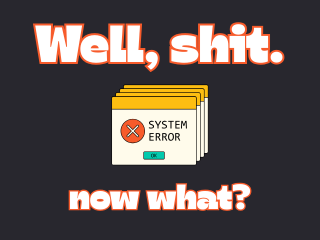
#> input picture modules/photos/photos-fallback.png, 320 x 240 px; its folder holds only this picture in this run
$ python photos-shuffle.py
#> lines starting #> are read from the running program, lines starting #| are printed output that depends on the picture
### scripts/_config.py
#!/usr/bin/env python3
"""Shared environment/config helpers for dashboard scripts."""

from __future__ import annotations

import os
from typing import Any, Callable

Validator = Callable[[str], Any]


def get_env(
    name: str,
    default: Any = None,
    required: bool = False,
    validator: Validator | None = None,
) -> Any:
    """Read and validate an environment variable.

    Args:
        name: Environment variable name.
        default: Value returned when env is unset/blank and not required.
        required: When True, env must be set to a non-empty value.
        validator: Optional callable to transform/validate the raw string value.

    Raises:
        ValueError: If required value is missing or validator rejects the value.
    """

    raw_value = os.getenv(name)
    if raw_value is None or raw_value.strip() == "":
        if required:
            raise ValueError(f"{name} is required but not set.")
        return default

    value = raw_value.strip()
    if validator is None:
        return value

    try:
        return validator(value)
    except ValueError as exc:
        raise ValueError(f"{name} is invalid: {exc}") from exc
    except Exception as exc:  # defensive: normalize unknown validator errors
        raise ValueError(f"{name} is invalid: {exc}") from exc


# [5 lines left out: function report_validation_errors, not called in this run]

### modules/photos/photos-shuffle.py
#!/usr/bin/env python3
"""
photos-shuffle.py

One-shot photo renderer for a 320x240 framebuffer page.

Requirements (pip): Pillow, python-dotenv, google-auth, google-auth-oauthlib,
google-api-python-client.

Configuration (.env):
- Optional: LOCAL_PHOTOS_DIR, GOOGLE_PHOTOS_ALBUM_ID, GOOGLE_PHOTOS_CLIENT_SECRETS_PATH,
  GOOGLE_TOKEN_PATH_PHOTOS, FB_DEVICE, WIDTH, HEIGHT, CACHE_DIR, FALLBACK_IMAGE, LOGO_PATH
- Optional OAuth alternative: GOOGLE_PHOTOS_CLIENT_ID and GOOGLE_PHOTOS_CLIENT_SECRET
  (used when GOOGLE_PHOTOS_CLIENT_SECRETS_PATH file is not present).

OAuth setup:
- Put OAuth client secrets JSON at ~/zero2dash/client_secret.json (or override
  with GOOGLE_PHOTOS_CLIENT_SECRETS_PATH).
- Token path defaults to ~/zero2dash/token_photos.json so it does not
  conflict with calendar scripts that use token.json (override with
  GOOGLE_TOKEN_PATH_PHOTOS if needed).
- On first run, if token is missing/invalid and refresh is unavailable, the
  script starts a local OAuth flow and prints instructions to complete login.
- Loopback OAuth only: complete the browser sign-in on the same machine as the
  script, or use SSH port forwarding to forward the callback port from the Pi.
- Use a Desktop OAuth client. If the Google app is in testing, add your
  account as a test user before first run.
- Since 31 March 2025, Google Photos Library API read access is limited to app-created
  albums and media items. Personal/shared albums should use LOCAL_PHOTOS_DIR,
  optionally populated by Google Drive sync.

Fallback:
- Preferred source is LOCAL_PHOTOS_DIR (default: ~/zero2dash/photos). If it is empty, the
  script can still try Google Photos when configured, then CACHE_DIR, then FALLBACK_IMAGE.
- Ensure local fallback image exists at ~/zero2dash/modules/photos/photos-fallback.png
  (or override with FALLBACK_IMAGE).
"""

from __future__ import annotations

import argparse
import json
import os
import random
import sys
from dataclasses import dataclass
from pathlib import Path
from typing import Any
from urllib.error import HTTPError

MODULE_DIR = Path(__file__).resolve().parent
REPO_ROOT = MODULE_DIR.parents[1]
if str(REPO_ROOT) not in sys.path:
    sys.path.insert(0, str(REPO_ROOT))

from _config import get_env, report_validation_errors

from dotenv import load_dotenv
from google.auth.transport.requests import Request
from google.oauth2.credentials import Credentials
from google_auth_oauthlib.flow import InstalledAppFlow
from PIL import Image, ImageEnhance

SCOPES = ["https://www.googleapis.com/auth/photoslibrary.readonly.appcreateddata"]

def resolve_root() -> Path:
    override = os.environ.get("ZERO2DASH_ROOT", "").strip()
    if override:
        return Path(override).expanduser()
    return REPO_ROOT


DEFAULT_ROOT = resolve_root()
TEST_OUTPUT = Path("/tmp/photos-shuffle-test.png")
LOGO_WIDTH_RATIO = 0.14
LOGO_PADDING_RATIO = 0.03
BRIGHTNESS_FACTOR = 0.75

@dataclass
class Config:
    local_photos_dir: Path
    album_id: str
    drive_folder_id: str
    drive_sync_state_path: Path
    client_secrets_path: Path
    client_id: str
    client_secret: str
    token_path: Path
    fb_device: str
    width: int
    height: int
    cache_dir: Path
    fallback_image: Path
    logo_path: Path
    oauth_port: int
    oauth_open_browser: bool


# [13 lines left out: functions _normalize_scopes, _is_token_compatible_with_photos, not called in this run]


class Log:
    def __init__(self, debug: bool = False) -> None:
        self.debug_enabled = debug

    def info(self, message: str) -> None:
        print(message)

    def debug(self, message: str) -> None:
        if self.debug_enabled:
            print(f"[debug] {message}")


def expected_redirect_uri(oauth_port: int) -> str:
    return f"http://localhost:{oauth_port}/"


# [37 lines left out: functions build_client_config, loopback_oauth_guidance, _as_int, not called in this run]


def _as_bool(value: str) -> bool:
    return value.strip().lower() in {"1", "true", "yes", "on"}


def validate_config() -> tuple[Config | None, list[str]]:
    errors: list[str] = []

    def record(name: str, *, default: Any = None, required: bool = False, validator: Any = None) -> Any:
        try:
            return get_env(name, default=default, required=required, validator=validator)
        except ValueError as exc:
            errors.append(str(exc))
            return default

    local_photos_raw = record("LOCAL_PHOTOS_DIR", default=str(DEFAULT_ROOT / "photos"))
    album_id = record("GOOGLE_PHOTOS_ALBUM_ID", default="")
    drive_folder_id = record("GOOGLE_DRIVE_FOLDER_ID", default="")
    drive_state_raw = record("GOOGLE_DRIVE_SYNC_STATE_PATH", default=str(DEFAULT_ROOT / "cache" / "drive_sync_state.json"))
#> in composite_frame, raw_photo is the input picture: PIL image 320x240 RGB; mean R, G, B 89.1, 79.6, 77.4
    client_secrets_raw = record("GOOGLE_PHOTOS_CLIENT_SECRETS_PATH", default=str(DEFAULT_ROOT / "client_secret.json"))

    client_id = record("GOOGLE_PHOTOS_CLIENT_ID") or record("GOOGLE_CLIENT_ID") or ""
    client_secret = record("GOOGLE_PHOTOS_CLIENT_SECRET") or record("GOOGLE_CLIENT_SECRET") or ""

    token_raw = record("GOOGLE_TOKEN_PATH_PHOTOS", default=str(DEFAULT_ROOT / "token_photos.json"))
    fb_device = record("FB_DEVICE", default="/dev/fb1")
    width = record("WIDTH", default=320, validator=lambda v: _as_int("WIDTH", v))
    height = record("HEIGHT", default=240, validator=lambda v: _as_int("HEIGHT", v))
    cache_raw = record("CACHE_DIR", default=str(DEFAULT_ROOT / "cache" / "google_photos"))
    fallback_raw = record("FALLBACK_IMAGE", default=str(MODULE_DIR / "photos-fallback.png"))
    logo_raw = record("LOGO_PATH", default=str(MODULE_DIR / "google-photos-icon.png"))
    oauth_port = record("OAUTH_PORT", default=8080, validator=lambda v: _as_int("OAUTH_PORT", v))
    oauth_open_browser = record("OAUTH_OPEN_BROWSER", default=False, validator=_as_bool)

    if isinstance(width, int) and width <= 0:
        errors.append("WIDTH is invalid: must be greater than 0")
    if isinstance(height, int) and height <= 0:
        errors.append("HEIGHT is invalid: must be greater than 0")
    if isinstance(oauth_port, int) and oauth_port <= 0:
        errors.append("OAUTH_PORT is invalid: must be greater than 0")

    fallback_image = Path(str(fallback_raw)).expanduser()
    if not fallback_image.exists():
        errors.append(f"FALLBACK_IMAGE not found: {fallback_image}")

    config = Config(
        local_photos_dir=Path(str(local_photos_raw)).expanduser(),
        album_id=str(album_id),
        drive_folder_id=str(drive_folder_id),
        drive_sync_state_path=Path(str(drive_state_raw)).expanduser(),
        client_secrets_path=Path(str(client_secrets_raw)).expanduser(),
        client_id=str(client_id),
        client_secret=str(client_secret),
        token_path=Path(str(token_raw)).expanduser(),
        fb_device=str(fb_device),
        width=int(width),
        height=int(height),
        cache_dir=Path(str(cache_raw)).expanduser(),
        fallback_image=fallback_image,
        logo_path=Path(str(logo_raw)).expanduser(),
        oauth_port=int(oauth_port),
        oauth_open_browser=bool(oauth_open_browser),
    )

    calendar_default_token = (DEFAULT_ROOT / "token.json").resolve()
    if config.album_id and config.token_path.resolve() == calendar_default_token:
        errors.append(
            "GOOGLE_TOKEN_PATH_PHOTOS points to token.json, which is reserved for calendash-api.py. "
            "Use a separate photos token path (default: ~/zero2dash/token_photos.json)."
        )

    if config.album_id and not config.client_secrets_path.exists() and not (config.client_id and config.client_secret):
        errors.append(
            f"Google Photos OAuth credentials are required: set GOOGLE_PHOTOS_CLIENT_SECRETS_PATH to an existing file "
            f"or provide GOOGLE_PHOTOS_CLIENT_ID + GOOGLE_PHOTOS_CLIENT_SECRET (checked path: {config.client_secrets_path})."
        )

    if errors:
        return None, errors
    return config, []


# [161 lines left out: functions load_config, authenticate, _photos_api_json, _describe_google_api_error, not called in this run]


def list_album_images(creds: Credentials, album_id: str, log: Log) -> list[dict[str, Any]]:
    return _list_album_images(lambda body: _photos_api_json(creds, "mediaItems:search", body), album_id, log)


def _list_album_images_from_service(service: Any, album_id: str, log: Log) -> list[dict[str, Any]]:
    return _list_album_images(lambda body: service.mediaItems().search(body=body).execute(), album_id, log)


# [105 lines left out: functions _list_album_images, smoke_check_list_fetch, extension_for_item, not called in this run]


def cache_path_for_item(cache_dir: Path, item: dict[str, Any]) -> Path:
    media_id = (item.get("id") or "unknown").strip().replace("/", "_")
    return cache_dir / f"{media_id}{extension_for_item(item)}"


# [15 lines left out: function download_to_cache, not called in this run]


def list_cached_images(cache_dir: Path) -> list[Path]:
    if not cache_dir.exists():
        return []
    allowed = {".jpg", ".jpeg", ".png", ".webp"}
    return [p for p in cache_dir.iterdir() if p.is_file() and p.suffix.lower() in allowed]

# [29 lines left out: functions load_drive_inventory, list_drive_managed_images, not called in this run]


def center_crop_fill(img: Image.Image, width: int, height: int) -> Image.Image:
#> called with width = 320, height = 240
    src_w, src_h = img.size
#> src_w = 320; src_h = 240
    scale = max(width / src_w, height / src_h)
#> scale = 1
    resized = img.resize((max(1, int(src_w * scale)), max(1, int(src_h * scale))), Image.Resampling.LANCZOS)

    left = (resized.width - width) // 2
#> left = 0
    top = (resized.height - height) // 2
#> top = 0
    return resized.crop((left, top, left + width, top + height))


def composite_frame(photo_path: Path, logo_path: Path, width: int, height: int) -> Image.Image:
    with Image.open(photo_path) as raw_photo:
        photo = center_crop_fill(raw_photo.convert("RGB"), width, height)

    photo = ImageEnhance.Brightness(photo).enhance(BRIGHTNESS_FACTOR)
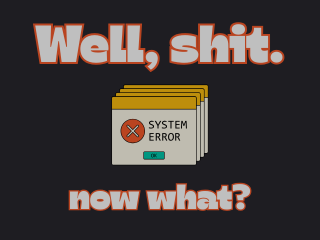
#> photo: PIL image 320x240 RGB; mean R, G, B 66.8, 59.4, 57.6

    if logo_path.exists():
        with Image.open(logo_path) as logo_raw:
            logo = logo_raw.convert("RGBA")
            logo_width = max(1, int(width * LOGO_WIDTH_RATIO))
            logo_height = max(1, int(logo.height * (logo_width / max(1, logo.width))))
            logo = logo.resize((logo_width, logo_height), Image.Resampling.LANCZOS)

            padding = max(1, int(width * LOGO_PADDING_RATIO))
            x = max(0, width - logo.width - padding)
            y = padding

            frame = photo.convert("RGBA")
            frame.alpha_composite(logo, (x, y))
            return frame.convert("RGB")

    return photo


def rgb888_to_rgb565_bytes(img: Image.Image) -> bytes:
    rgb = img.convert("RGB").tobytes()
    out = bytearray((len(rgb) // 3) * 2)
    j = 0
    for i in range(0, len(rgb), 3):
        r = rgb[i]
        g = rgb[i + 1]
        b = rgb[i + 2]
        value = ((r & 0xF8) << 8) | ((g & 0xFC) << 3) | (b >> 3)
        out[j] = value & 0xFF
        out[j + 1] = (value >> 8) & 0xFF
        j += 2
#> this loop made 76800 passes
#> (i, j) on passes 2 to 4: (3, 4), (6, 6), (9, 8)
#> after the loop, j = 153600
    return bytes(out)


def write_framebuffer(img: Image.Image, fb_device: str, width: int, height: int) -> None:
    payload = rgb888_to_rgb565_bytes(img)
    expected = width * height * 2
    if len(payload) != expected:
        raise ValueError(f"RGB565 payload size mismatch: {len(payload)} != {expected}")

    with open(fb_device, "r+b", buffering=0) as fb:
        fb.seek(0)
        fb.write(payload)


def choose_local_image(config: Config, log: Log) -> Path:
    if config.drive_folder_id:
        drive_images = list_drive_managed_images(config, log)
        if not drive_images:
            raise RuntimeError(
                f"Drive-managed local photos unavailable for folder {config.drive_folder_id} (state: {config.drive_sync_state_path})"
            )
        chosen = random.choice(drive_images)
        log.info(f"LOCAL-DRIVE: selected {chosen.name}")
        return chosen

    local_images = list_cached_images(config.local_photos_dir)
    if not local_images:
        raise RuntimeError(f"Local photos directory empty: {config.local_photos_dir}")
    chosen = random.choice(local_images)
    log.info(f"LOCAL: selected {chosen.name}")
    return chosen

# [35 lines left out: functions choose_online_image, choose_offline_image, not called in this run]


def parse_args() -> argparse.Namespace:
    parser = argparse.ArgumentParser(description="Render one random Google Photos album image to framebuffer.")
    parser.add_argument("--test", action="store_true", help="Render to /tmp/photos-shuffle-test.png instead of framebuffer")
    parser.add_argument("--debug", action="store_true", help="Enable verbose debug logs")
    parser.add_argument("--check-config", action="store_true", help="Validate env configuration and exit")
    parser.add_argument("--auth-only", action="store_true", help="Run OAuth/token setup only and exit")
    parser.add_argument("--smoke-list-fetch", action="store_true", help="Run paginated list fetch smoke check and exit")
    return parser.parse_args()


def main() -> int:
    args = parse_args()
    log = Log(debug=args.debug)

    if args.smoke_list_fetch:
        try:
            smoke_check_list_fetch(log)
            return 0
        except Exception as exc:
            print(f"List fetch smoke check failed: {exc}")
            return 1

    load_dotenv(DEFAULT_ROOT / ".env")
    config, errors = validate_config()
    if errors:
        report_validation_errors("photos-shuffle.py", errors)
        return 1
    assert config is not None

    if args.check_config:
        print("[photos-shuffle.py] Configuration check passed.")
        return 0

    if args.auth_only:
        if not config.album_id:
            print("[photos-shuffle.py] No Google Photos album configured; auth check skipped.")
            return 0
        authenticate(config, log)
        print("[photos-shuffle.py] Authentication check passed.")
        return 0

    source_image: Path | None = None
    try:
        source_image = choose_local_image(config, log)
    except Exception as local_exc:
        log.info(f"Local photos unavailable ({local_exc}); trying online source")
        try:
            source_image = choose_online_image(config, log)
        except Exception as exc:
            log.info(f"Online unavailable ({exc}); trying offline cache")
            try:
                source_image = choose_offline_image(config, log)
            except Exception as off_exc:
                log.info(f"Offline cache unavailable ({off_exc}); using fallback image")
                source_image = config.fallback_image

    try:
        frame = composite_frame(source_image, config.logo_path, config.width, config.height)
    except Exception as exc:
        log.info(f"Primary render failed ({exc}); trying fallback image")
        try:
            frame = composite_frame(config.fallback_image, config.logo_path, config.width, config.height)
        except Exception as fallback_exc:
            print(f"Unable to render fallback image: {fallback_exc}")
            return 1

    if args.test:
        frame.save(TEST_OUTPUT)
        log.info(f"Rendered test image: {TEST_OUTPUT}")
        return 0

    try:
        write_framebuffer(frame, config.fb_device, config.width, config.height)
        log.info(f"Rendered one frame to {config.fb_device}")
        return 0
    except Exception as exc:
        log.info(f"Framebuffer write failed ({exc}); trying fallback framebuffer render")
        try:
            fallback_frame = composite_frame(config.fallback_image, config.logo_path, config.width, config.height)
            write_framebuffer(fallback_frame, config.fb_device, config.width, config.height)
#> the loop in rgb888_to_rgb565_bytes (call 2), `for i in range(0, len(rgb), 3):` made 76800 passes
            log.info(f"Rendered fallback frame to {config.fb_device}")
            return 0
        except Exception as fallback_exc:
            print(f"Unable to render to framebuffer: {fallback_exc}")
            return 1


if __name__ == "__main__":
#> (the run stopped early here; a loop or call above may not have finished)
